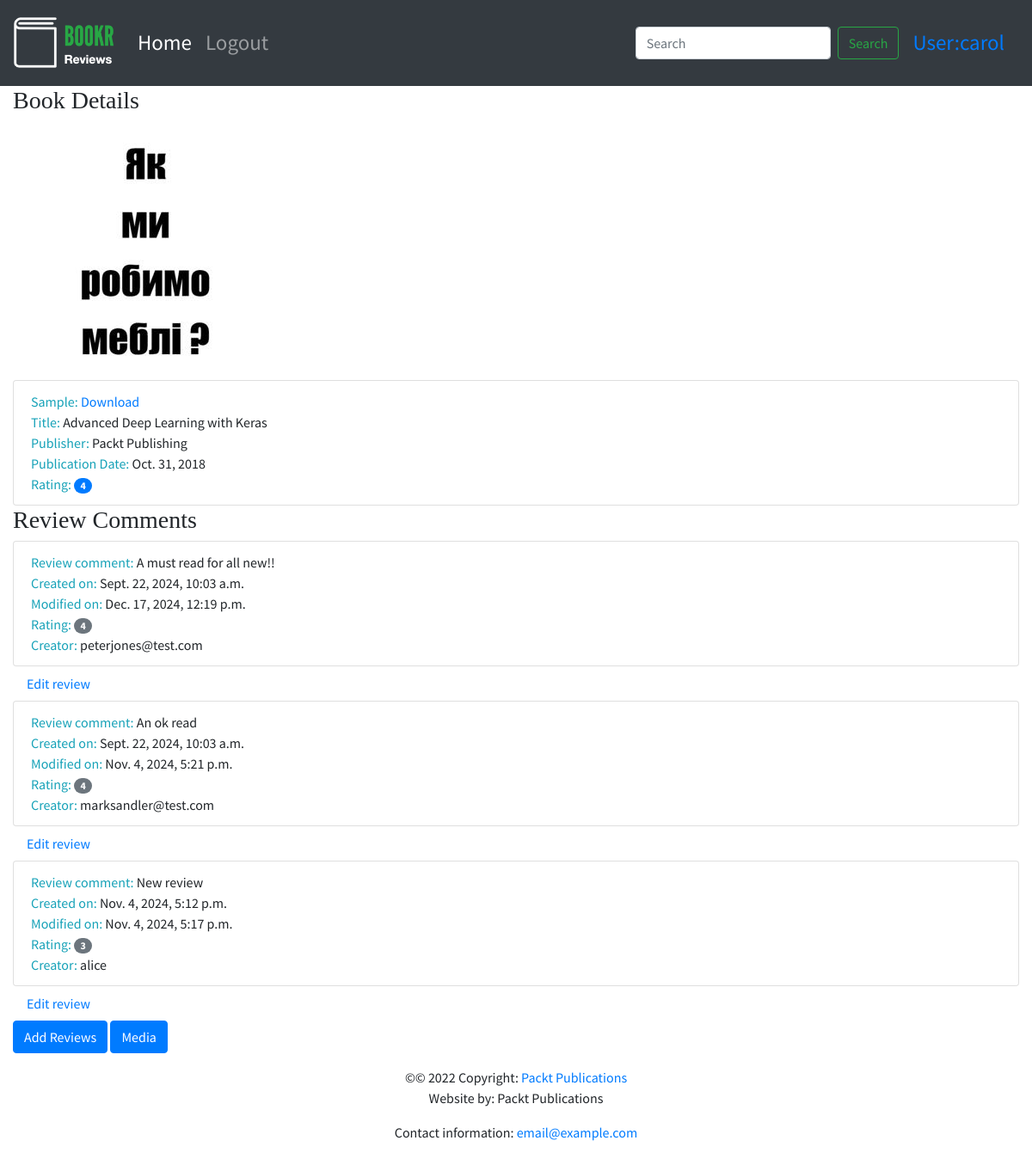
The page /books/1/ (signed in) on the database its author committed.
### reviews/models.py (models this page shows, shortened)
class Book(models.Model):
    title = models.CharField(max_length=70, help_text="The title of the book.")
    publication_date = models.DateField(verbose_name="Date the book was published.")
    isbn = models.CharField(max_length=20, verbose_name="ISBN number of the book.")
    publisher = models.ForeignKey(Publisher, on_delete=models.CASCADE)
    contributors = models.ManyToManyField('Contributor', through="BookContributor")
    cover = models.ImageField(null=True, blank=True, upload_to='book_covers/')
    sample = models.FileField(null=True, blank=True, upload_to='book_samples/')

class Publisher(models.Model):
    name = models.CharField(max_length=50, help_text="The name of the Publisher.")
    website = models.URLField(help_text="The Publisher's website.")
    email = models.EmailField(help_text="The Publisher's email address.")
    def __str__(self):
        return self.name

class Review(models.Model):
    content = models.TextField(help_text="The Review text.")
    rating = models.IntegerField(help_text="The rating the reviewer has given.")
    date_created = models.DateTimeField(auto_now_add=True, help_text="The date and time the review was created.")
    date_edited = models.DateTimeField(null=True, help_text="The date and time the review was last edited.")
    creator = models.ForeignKey(auth.get_user_model(), on_delete=models.CASCADE)
    book = models.ForeignKey(Book, on_delete=models.CASCADE, help_text="The Book that this review is for.")

### reviews/views.py (the view)
# urls.py: path('books/<int:pk>/', views.book_details, name='book_details'),
def book_details(request, pk):
    book = Book.objects.get(id=pk)
    reviews = book.review_set.all()
    if reviews:
        rating_list = [review.rating for review in reviews]
        book_rating = average_rating(rating_list)
    else:
        book_rating = None
    if request.user.is_authenticated:
        max_viewed_books: [int] = 10
        viewed_books: [list] = request.session.get('viewed_books', [])
        viewed_book = [book.id, book.title]
        if viewed_book in viewed_books:
            viewed_books.pop(viewed_books.index(viewed_book))
        viewed_books.insert(0, viewed_book)
        viewed_books = viewed_books[:max_viewed_books]
        request.session['viewed_books'] = viewed_books
    context = {
        'book': book,
        'book_rating': book_rating,
        'reviews': reviews
    }
    return render(request, 'reviews/book_details.html', context)

### reviews/utils.py (called while the page is built)
def average_rating(rating_list):
    if not rating_list:
        return 0
    return round(sum(rating_list) / len(rating_list))

### reviews/templates/reviews/book_details.html
{% extends 'reviews/base.html' %}
{% load static %}
{% block brand %}
<img src="{% static 'reviews/logo.png' %}">
{% endblock %}
{% block content %}
<h3>Book Details</h3>
{% if book.cover %}
<img src="{{ book.cover.url }}"><br>
{% endif %}
<ul class="list-group">
  <li class="list-group-item">
      {% if book.sample %}
      <span class="text-info">Sample: </span><a href="/download/{{ book.id }}/">Download</a>
      <br>
      {% endif %}
      <span class="text-info">Title: </span> <span>{{ book.title }}</span>
      <br>
      <span class="text-info">Publisher: </span><span>{{ book.publisher }}</span>
      <br>
      <span class="text-info">Publication Date: </span><span>{{ book.publication_date }}</span>
      <br>
      {% if book_rating %}
      <span class="text-info">Rating: </span><span class="badge badge-primary badge-pill">{{ book_rating }}</span>
      <br>{% endif %}
  </li>
</ul>
{% if reviews %}
<h3>Review Comments</h3>
{% for review in reviews %}
<ul class="list-group">
    <li class="list-group-item">
    <span class="text-info">Review comment: </span> <span>{{ review.content }}</span>
      <br>
    <span class="text-info">Created on: </span> <span>{{ review.date_created }}</span>
      <br>
    <span class="text-info">Modified on: </span> <span>{{ review.date_edited }}</span>
      <br>
    <span class="text-info">Rating: </span> <span class="badge badge-secondary badge-pill">{{ review.rating }}</span>
      <br>
    <span class="text-info">Creator: </span> <span>{{ review.creator }}</span>
      <br>
    </li>
</ul>
{% if user.is_staff or review.creator.id == user.id %}
<span class="text-info">
<a class="nav-link" href="/books/{{ book.id }}/reviews/{{ review.id }}/">Edit review</a></span>
{% endif %}
{% endfor %}
{% else %}{% if user.is_authenticated %}<h3>Be the first one to write a review.</h3>{% endif %}
{% endif %}
{% if user.is_authenticated %}
<a class="btn btn-primary" role="button" aria-pressed="true" href="/books/{{ book.id }}/reviews/new/">Add Reviews</a>
<a class="btn btn-primary" role="button" aria-pressed="true" href="/books/{{ book.id }}/media/">Media</a>
{% endif %}
{% endblock %}

### templates/base.html (shortened to what this page needs)
<!doctype html>
{% load static %}
<html lang="en">
  <head>
    <link rel="stylesheet" href="https://stackpath.bootstrapcdn.com/bootstrap/4.4.1/css/bootstrap.min.css">
    <link rel="stylesheet" href="https://cdnjs.cloudflare.com/ajax/libs/font-awesome/4.7.0/css/font-awesome.min.css">
    <link rel="stylesheet" href="{% static 'main.css' %}">
  </head>
<body>
        <nav class="navbar navbar-expand-sm navbar-dark bg-dark sticky-top">
          <a class="navbar-brand" href="/">{% block brand %}<img src="{% static 'logo.png' %}">{% endblock %}</a>
          <div class="collapse navbar-collapse" id="navbarSupportedContent">
            <ul class="navbar-nav mr-auto">
              <li class="nav-item active">
                <a class="nav-link" href="/books/">Home <span class="sr-only">(current)</span></a>
              </li>
              {% if user.is_authenticated %}
              <li class="nav-item">
                <a class="nav-link" href="{% url 'accounts:logout' %}">Logout</a>
              </li>
              {% else %}
              <li class="nav-item">
                <a class="nav-link" href="{% url 'accounts:login' %}">Login</a>
              </li>
              {% endif %}
            </ul>
            <form class="form-inline my-2 my-lg-0">
              <input class="form-control mr-sm-2" name="search"  minlength="3" type="search" placeholder="Search" aria-label="Search">
              <button class="btn btn-outline-success my-2 my-sm-0" type="submit"  formaction="/search-result/">Search</button>
            </form>
            {% if user.is_authenticated %}
            <a class="nav-link" href="/accounts/profile">User:{{ user.username }}</a>
            {% endif %}
          </div>
        </nav>
        <div class="container-fluid">
        {% block content %}{% endblock %}
          </div>
  <footer class="page-footer font-small blue">
    <div class="footer-copyright text-center py-3">&copy;© 2022 Copyright:
      <a href="https://www.packtpub.com"> Packt Publications</a>
      <p>Website by: Packt Publications</p>
      <p>Contact information: <a href="mailto:email@example.com">email@example.com</a></p>
    </div>
  </footer>
  </body>
</html>

### static/main.css (style rules this page uses)
.navbar { min-height: 100px; font-size: 25px; }
.navbar-brand { font-size: 25px; }
.navbar-brand > img { height: 60px; }
body { font-family: 'Source Sans Pro', sans-serif; background-color: #e6efe8 color: #393939; }
h1, h2, h3, h4, h5, h6 { font-family: 'Libre Baskerville', serif; }

### rows shown on the page
Book: cover (picture), title "Advanced Deep Learning with Keras", publisher "Packt Publishing", publication_date "Oct. 31, 2018"
Review: content "A must read for all new!!", date_created "Sept. 22, 2024, 10:03 a.m.", date_edited "Dec. 17, 2024, 12:19 p.m.", rating "4", creator "peterjones@test.com"
Review: content "An ok read", date_created "Sept. 22, 2024, 10:03 a.m.", date_edited "Nov. 4, 2024, 5:21 p.m.", rating "4", creator "marksandler@test.com"
Review: content "New review", date_created "Nov. 4, 2024, 5:12 p.m.", date_edited "Nov. 4, 2024, 5:17 p.m.", rating "3", creator "alice"

### other values the page prints
{{ user.username }} "carol"
{{ book_rating }} "4"
